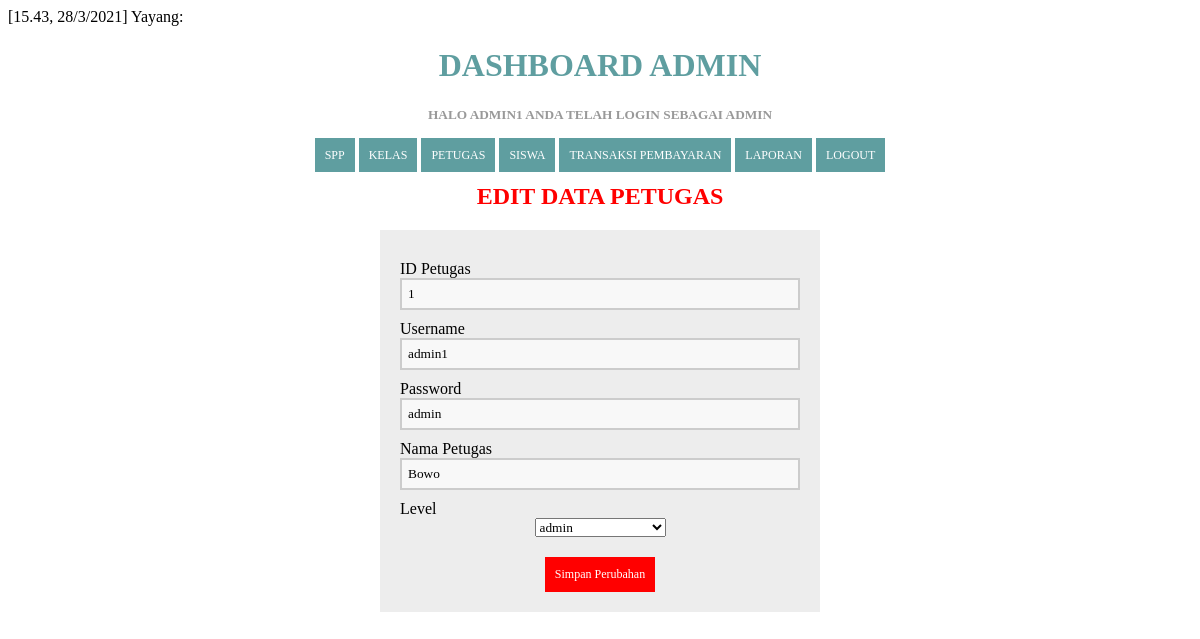
The app's page /edit_petugas.php?id=1 (signed in) with its own data.
### tables this page shows
CREATE TABLE `petugas` (
  `id_petugas` int(11) NOT NULL,
  `username` varchar(25) NOT NULL,
  `password` varchar(32) NOT NULL,
  `nama_petugas` varchar(35) NOT NULL,
  `level` enum('admin','petugas','siswa') NOT NULL
);

### edit_petugas.php (the view, shortened to what this page needs)
[15.43, 28/3/2021] Yayang: <?php
include 'koneksi.php';
  if (isset($_GET['id'])) {
    $id = ($_GET["id"]);
    $query = "SELECT * FROM petugas WHERE id_petugas='$id'";
    $result = mysqli_query($koneksi, $query);
    $data = mysqli_fetch_assoc($result);
  } else {
    echo "<script>alert('Masukkan data id.');window.location='petugas.php';</script>";
  }
  ?>
<!DOCTYPE html>
<html>
  <head>
  </head>
<body>
  <?php
  include ('header.php');
?>
      <center>
        <h2>Edit Data Petugas</h2>
      <center>
      <form method="POST" action="proses_editpetugas.php" enctype="multipart/form-data" >
      <section class="base">
          <div>
          <label>ID Petugas</label>
         <input type="text" name="id_petugas" value="<?php echo $data['id_petugas']; ?>" required=""/>
        </div>
        <div>
          <label>Username</label>
         <input type="text" name="username" value="<?php echo $data['username']; ?>" required=""/>
        </div>
         <div>
          <label>Password</label>
         <input type="text" name="password" value="<?php echo $data['password']; ?>" required=""/>
        </div>
         <div>
          <label>Nama Petugas</label>
         <input type="text" name="nama_petugas" value="<?php echo $data['nama_petugas']; ?>" required=""/>
        </div>
        <div>
         <label>Level</label>
          <select name="level">
            <?php
                $levelygdipilih=$data['level'];
                $query = "SELECT * FROM petugas ORDER BY level ASC";
                $result = mysqli_query($koneksi, $query);
                while($row = mysqli_fetch_assoc($result))
                {
                ?>
           <option value="<?php echo $row['level']; ?>" <?php if($row['level']=="$levelygdipilih"){?> selected="selected" <?php } ?>><?php echo $row['level']; ?></option>
           <?php
                }
                ?>
           </select>
      </div>
        <div>
         <button type="submit">Simpan Perubahan</button>
        </div>
        </section>
      </form>
</body>
</html>

### edit_petugas.php (style rules this page uses)
* { font-family: "Trebuchet MS"; }
h2 { text-transform: uppercase; color: red; }
button { background-color: red; color: #fff; padding: 10px; text-decoration: none; font-size: 12px; border: 0px; margin-top: 20px; }
label { margin-top: 10px; float: left; text-align: left; width: 100%; }
input { padding: 6px; width: 100%; box-sizing: border-box; background: #f8f8f8; border: 2px solid #ccc; outline-color: grey; }
div { width: 100%; height: auto; }
.base { width: 400px; height: auto; padding: 20px; margin-left: auto; margin-right: auto; background: #ededed; }

### Header.php (style rules this page uses)
* { font-family: "Trebuchet MS"; }

### records on screen
petugas: id_petugas "1", username "admin1", password "admin", nama_petugas "Bowo", level "admin"

### other values on screen
$_SESSION['username'] "ADMIN1"
$_SESSION['level'] "ADMIN"
